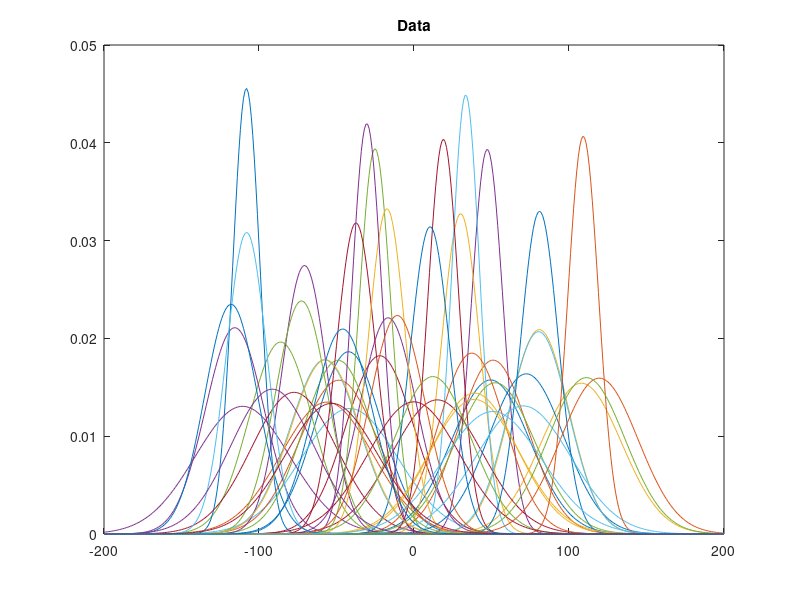
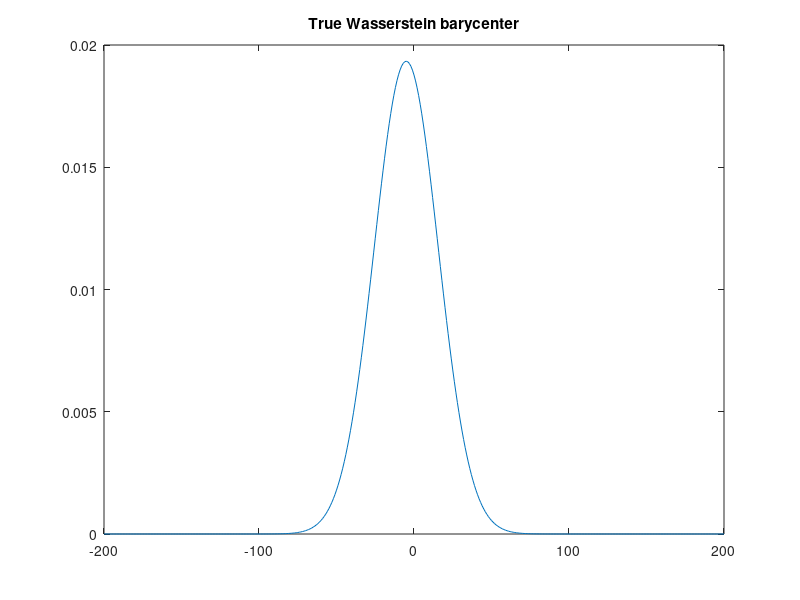
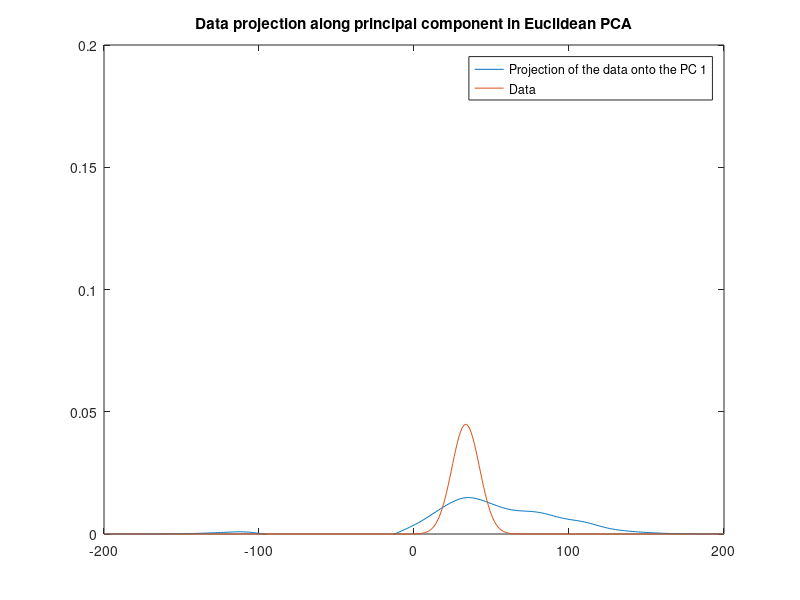

Reproduce these figures in MATLAB, in order. (Note: this script raises an error after producing the figures.)
%%
% Test for the computation of both log-PCA and GPCA (applied to gaussian
% measures)
%
% Matlab code to reproduce the results of the paper
% 'Geodesic PCA versus Log-PCA of histograms in the Wasserstein space', E. Cazelles, V. Seguy, J. Bigot, M. Cuturi, N. Papadakis
% Arxiv: https://arxiv.org/abs/1708.08143
%
% Copyright 2017 Elsa Cazelles, Vivien Seguy

addpath('toolbox')

clear all
close all

%% Generate synthetic gaussian data

display('Gaussian data')
% Support of the data
Omega = -200:200;
OmegaExt = [Omega(1)-1 Omega]; % we will define the density in Omega(1)-1 as equal to zero

% Number of observations (ie histograms)
n = 50;

% Parameters of gaussian histograms
param = zeros(n,2);
param(:,1) = unifrnd(-120,120,n,1);
param(:,2) = unifrnd(1,4,n,1);

m = 0;
sigma = 8;

% Matrix of the data
mu = zeros(n,length(Omega));
for j = 1:n
   mu(j,:) = normpdf(Omega,m+param(j,1),sigma*param(j,2));
   mu(j,:) = mu(j,:)/sum(mu(j,:));
end

figure(1)
plot(Omega,mu)
title('Data');

% True Wasserstein barycenter (closed form for gaussian measures)
display('True Wasserstein barycenter')
figure(2)
moy_tb=mean(m+param(:,1));
s_tb=mean(sigma*param(:,2));
tb=normpdf(Omega,moy_tb,s_tb);
plot(Omega,tb);
title('True Wasserstein barycenter')

%% Compute euclidean PCA on data

display('Euclidean PCA')
Dc = mean(mu,1);
Dp = bsxfun(@minus,mu,Dc); % centering the data
D = Dp'*Dp/size(Dp,1); % covariance matrix
[eigD, eigValsD] = eig(D); % perform euclidean PCA

eigD = eigD(:,end:-1:1); % descending order is simpler for notations
eigValsD = diag(eigValsD); 
eigValsD = eigValsD(end:-1:1);
tD = bsxfun(@minus,mu,Dc)*eigD; % inner product of the dataset with the eigenvectors

l = 1; % choose the principal component index (1<= l <= length(Omega))
[~, ID] = sort(tD(:,l)); % ordering the data

gD = zeros(size(mu,1),length(Omega));    

% Projection of the data along the l-th principal component in Euclidean
% PCA
figure(3)
for i = 1:size(mu,1)
    gD(i,:) = Dc+tD(ID(i),l)*eigD(:,l)';
    plot(Omega,[gD(i,:) ; mu(ID(i),:)]);
    legend(['Projection of the data onto the PC ',num2str(l)],'Data')
    title('Data projection along principal component in Euclidean PCA');
    axis([Omega(1) Omega(end) 0 0.2]);
    pause(0.02);
end

% Reprensentation of the 1st and 2nd components of the Euclidean PCA
figure(4);
map1=autumn(size(mu,1));
map2=cool(size(mu,1));

subaxis(1,2,1,'SpacingVert',0.07,'SpacingHoriz',0.07,'ML',0.15);
[~, I] = sort(tD(:,1));
for i = 1:size(mu,1)
    gD(i,:) = Dc+tD(I(i),1)*eigD(:,1)';
    plot(Omega,gD(i,:),'Color',map1(i,:));
    axis([Omega(1) Omega(end) -0.008 0.022])
    hold on    
end
pl=plot(Omega,Dc,'-b','linewidth',3);
legend(pl,'Euclidean barycenter');
title('First PC','FontSize',10,'FontWeight','bold')
ylabel('Euclidean PC','FontSize',10,'FontWeight','bold');

subaxis(1,2,2,'SpacingVert',0.07,'SpacingHoriz',0.07);
[~, I] = sort(tD(:,2));
for i = 1:size(mu,1)
    gD(i,:) = Dc+tD(I(i),2)*eigD(:,2)';
    plot(Omega,gD(i,:),'Color',map1(i,:));
    axis([Omega(1) Omega(end) -0.008 0.022])
    hold on    
end
pl=plot(Omega,Dc,'-b','linewidth',3);
legend(pl,'Euclidean barycenter');
title('Second PC','FontSize',10,'FontWeight','bold')

    
%% Compute smooth barycenter

display('Smooth Wasserstein barycenter')
method = 'pchip';
n_inv = 100000; 
[Bs, FBs] = wasserstein_barycenter_1D_smooth(mu,Omega,method,n_inv);
f = [Bs(1) Bs]; % Smooth histogram of the barycenter
figure(5)
plot(Omega,Bs)
title('Smooth barycenter');

%% Compute log maps

display('Log-maps of the data at the barycenter')
method = 'pchip';
V = zeros(size(mu,1),length(Omega)+1);
for i = 1:size(mu,1)
    V(i,:) = logMap(mu(i,:),FBs,Omega,method); % log maps of the data at the barycenter
end
figure(6)
plot(OmegaExt,V)
title('Log-maps of the data at the barycenter')

%% Test move barycenter
% Computation of the exponential map via a pushforward function at the
% barycenter

display('Computation of the exponential map via a pushforward function at the barycenter')
figure(7)
for i = 1:size(V,1)
    
    T = OmegaExt+V(i,:);
    hi = pushforward_density(T,f,OmegaExt);   
    plot(OmegaExt,[hi; [mu(i,1) mu(i,:)]]);
    title('Test move barycenter');
    legend('Exponential map of the data at the barycenter','Data')
    drawnow
end

%% Compute PCA on logmap (log-PCA)

display('Log-PCA approach')

Vc = mean(V,1);
Vp = bsxfun(@minus,V,Vc)*diag(sqrt(f));
C = Vp'*Vp/size(Vp,1); % covariance matrix
[eigV, eigVals] = eig(C); % perform PCA

% Normalisation
nonzero_ind = (f > 0);
eigV(nonzero_ind,:) = diag(1./sqrt(f(nonzero_ind))) * eigV(nonzero_ind,:);

eigV = eigV(:,end:-1:1); % descending order is simpler for notations
eigVals = diag(eigVals); 
eigVals = eigVals(end:-1:1);
tV = bsxfun(@minus,V,Vc)*diag(f)*eigV; % inner product of the dataset with the eigenvectors

% Projection of the data along the l-th principal component in log-PCA
l = 1; % choose the principal component index
[~, I] = sort(tV(:,l));

hV = zeros(size(mu,1),length(OmegaExt));    
figure(8);
for i = 1:size(V,1)
    
    TV = OmegaExt+Vc+tV(I(i),l)*eigV(:,l)';
    hV(i,:) = pushforward_density(TV,f,OmegaExt);
    plot(OmegaExt,[hV(i,:) ; [mu(I(i),1) mu(I(i),:)]]);
    axis([Omega(1) Omega(end) 0 0.2]);
    legend(['Projection of the data onto the PC ',num2str(l)],'Data')
    title('Data projection along principal component in log-PCA');
    drawnow
end

% Representation of the 1st and 2nd components of log-PCA
figure(9);

subaxis(1,2,1,'SpacingVert',0.07,'SpacingHoriz',0.07,'ML',0.15);
[~, I] = sort(tV(:,1));
for i=1:size(V,1)
    TV(i,:) = OmegaExt+Vc+tV(I(i),1)*eigV(:,1)';
    hV(i,:) = pushforward_density(TV(i,:),f,OmegaExt);
    plot(OmegaExt,hV(i,:),'Color',map1(i,:))
    axis([Omega(1) Omega(end) 0 0.025])
    hold on
end
pl=plot(OmegaExt,f,'-k','linewidth',3);
legend(pl,'Wasserstein barycenter');
title('First PC','FontSize',10,'FontWeight','bold')
ylabel('log-PC','FontSize',10,'FontWeight','bold');

subaxis(1,2,2,'SpacingVert',0.07,'SpacingHoriz',0.07);
[~, I] = sort(tV(:,2));
for i=1:size(V,1)
    TV(i,:) = OmegaExt+Vc+tV(I(i),2)*eigV(:,2)';
    hV(i,:) = pushforward_density(TV(i,:),f,OmegaExt);
    plot(OmegaExt,hV(i,:),'Color',map2(i,:))
    axis([Omega(1) Omega(end) 0 0.045])
    hold on
end
pl=plot(OmegaExt,f,'-k','linewidth',3);
legend(pl,'Wasserstein barycenter');
title('Second PC','FontSize',10,'FontWeight','bold')
drawnow;
%% GPCA - Iterative Geodesic Approach
 
display('Iterative Geodesic approach')

L = 2;
% Choose initialization
V0 = rand(L,length(Omega)+1); % random initialization
%V0(:,(f > 0)) = bsxfun(@rdivide,V0(:,nonzero_ind),sqrt(f(nonzero_ind))); % initialization with the eigenVector of the covariance matrix
range_t0=[-1:0.2:1];
[v_gpca_iter, t_gpca_iter,t0_iter,residual_iter,W_residual_iter] = algo_GPCA_1D_iter(V,OmegaExt,L,V0,f,range_t0);

% Representation of the 1st, 2nd components and the principal geodesic surface of
% the iterative geodesic approach
figure(10)
map3=summer(size(mu,1));
% 1st component
subaxis(1,3,1,'SpacingVert',0.07,'SpacingHoriz',0.07,'ML',0.15);
h_iter = zeros(size(mu,1),length(OmegaExt));
[~, I] = sort(t_gpca_iter(:,1));
for i=1:size(mu,1)
    T_iter = OmegaExt+t_gpca_iter(I(i),1)*v_gpca_iter(1,:);
    h_iter(i,:) =pushforward_density(T_iter,f,OmegaExt);
    plot(OmegaExt,h_iter(i,:),'Color',map1(i,:))
    axis([Omega(1) Omega(end) -0.002 0.04])
    hold on
end
pl=plot(OmegaExt,f,'-k','linewidth',3);
legend(pl,'Wasserstein barycenter');
ylabel('Iterative Geodesic approach','FontSize',10,'FontWeight','bold');
title('First PG','FontSize',10,'FontWeight','bold');

% 2nd component
subaxis(1,3,2,'SpacingVert',0.07,'SpacingHoriz',0.07,'ML',0.15);
[~, I] = sort(t_gpca_iter(:,2));
for i=1:size(mu,1)
    T_iter = OmegaExt+t_gpca_iter(I(i),2)*v_gpca_iter(2,:);
    h_iter(i,:) =pushforward_density(T_iter,f,OmegaExt);
    plot(OmegaExt,h_iter(i,:),'Color',map2(i,:))
    axis([Omega(50) Omega(end-50) -0.002 0.047])
    hold on
end
pl=plot(OmegaExt,f,'-k','linewidth',3);
legend(pl,'Wasserstein barycenter');
title('Second PG','FontSize',10,'FontWeight','bold');

% Principal Surface
subaxis(1,3,3,'SpacingVert',0.07,'SpacingHoriz',0.07,'ML',0.15);
U=t_gpca_iter*v_gpca_iter;
for i=1:size(mu,1)
    T_iter(i,:) = OmegaExt+U(I(i),:);
    h_iter(i,:) =pushforward_density(T_iter(i,:),f,OmegaExt);
    plot(OmegaExt,h_iter(i,:),'Color',map3(i,:))
    axis([Omega(1) Omega(end) -0.002 0.047])
    hold on
end
pl=plot(OmegaExt,f,'-k','linewidth',3);
legend(pl,'Wasserstein barycenter');
title('Surface PG','FontSize',10,'FontWeight','bold');
drawnow;

%% GPCA - Geodesic Surface Approach

display('Geodesic surface approach')

L = 2; % Dimension of the geodesic subset
% Choose initialization
V0 = rand(L,length(Omega)+1); %random initialization
%V0(:,(f > 0)) = bsxfun(@rdivide,V0(:,nonzero_ind),sqrt(f(nonzero_ind))); % initialization with the eigenVector of the covariance matrix

[v_gpca_S, t_gpca_S,residual_S] = algo_GPCA_1D_surface(V,OmegaExt,L,V0,f);


% Representation of the 1st, 2nd components and the principal geodesic surface of
% the geodesic surface approach
figure(11)
% 1st component
subaxis(1,3,1,'SpacingVert',0.07,'SpacingHoriz',0.07,'ML',0.15);
hS = zeros(size(mu,1),length(OmegaExt));
[~, I] = sort(t_gpca_S(:,1));
for i=1:size(mu,1)
    TS = OmegaExt+t_gpca_S(I(i),1)*v_gpca_S(1,:);
    hS(i,:) =pushforward_density(TS,f,OmegaExt);
    plot(OmegaExt,hS(i,:),'Color',map1(i,:))
    axis([Omega(1) Omega(end) -0.002 0.047])
    hold on
end
pl=plot(OmegaExt,f,'-k','linewidth',3);
legend(pl,'Wasserstein barycenter');
ylabel('Geodesic Surface approach','FontSize',10,'FontWeight','bold');
title('First PG','FontSize',10,'FontWeight','bold');

% 2nd component
subaxis(1,3,2,'SpacingVert',0.07,'SpacingHoriz',0.07,'ML',0.15);
[~, I] = sort(t_gpca_S(:,2));
for i=1:size(mu,1)
    TS = OmegaExt+t_gpca_S(I(i),2)*v_gpca_S(2,:);
    hS(i,:) =pushforward_density(TS,f,OmegaExt);
    plot(OmegaExt,hS(i,:),'Color',map2(i,:))
    axis([Omega(1) Omega(end) -0.002 0.047])
    hold on
end
pl=plot(OmegaExt,f,'-k','linewidth',3);
legend(pl,'Wasserstein barycenter');
title('Second PG','FontSize',10,'FontWeight','bold');

% Principal Surface
subaxis(1,3,3,'SpacingVert',0.07,'SpacingHoriz',0.07,'ML',0.15);
U=t_gpca_S*v_gpca_S;
for i=1:size(mu,1)
    TS(i,:) = OmegaExt+U(I(i),:);
    hS(i,:) =pushforward_density(TS(i,:),f,OmegaExt);
    plot(OmegaExt,hS(i,:),'Color',map3(i,:))
    axis([Omega(1) Omega(end) -0.002 0.047])
    hold on
end
pl=plot(OmegaExt,f,'-k','linewidth',3);
legend(pl,'Wasserstein barycenter');
title('Surface PG','FontSize',10,'FontWeight','bold');
drawnow;


%% Plot transport map
% Comparison between projections of the data onto iterative PG and log-PC

display('Comparison between projections of the data onto iterative PG and log-PC')
l=1;
[~, I] = sort(tV(:,l));
figure(12)
for i=1:size(mu,1)
    clf
    T_iter=OmegaExt+t_gpca_iter(I(i),l)*v_gpca_iter(l,:);
    TV=OmegaExt+Vc+tV(I(i),l)*eigV(:,l)';
    
    subaxis(1,2,1,'SpacingVert',0.07,'SpacingHoriz',0.07,'ML',0.15);
    plot(OmegaExt,[T_iter ;TV]);
    legend('Map from iterative geodesic approach','Map from log-PCA approach')

    subaxis(1,2,2,'SpacingVert',0.07,'SpacingHoriz',0.07,'ML',0.15);
    bar(OmegaExt,[mu(I(i),1) mu(I(i),:)],'y');
    hold on

    h_iter=pushforward_density(T_iter,f,OmegaExt);
    hV=pushforward_density(TV,f,OmegaExt);
    
    plot(OmegaExt,h_iter,'-b','Linewidth',2)
    plot(OmegaExt,hV,'--r','Linewidth',2)
    legend('Data',['Projection onto iterative PG ',num2str(l)],['Projection onto log-PC ',num2str(l)])
    drawnow
end
title('Comparison between projections of the data onto iterative PG and log-PC')
